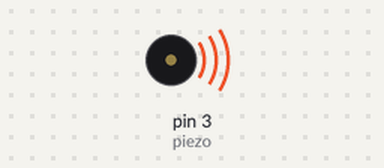
Recording of a sketch running on a simulated Arduino Uno, built with avr-gcc and run on an emulated ATmega328P. On the bench: buzzer (waves = sounding).

Above: at 0.5 s.
At 3.5 s:
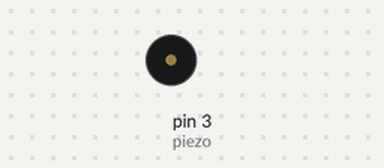
Timing chart, 0 to 5.2 s (numbered marks = the images above):
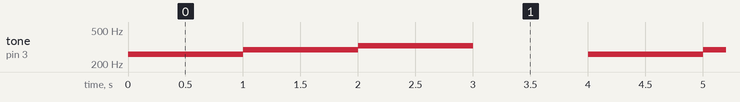

The sketch:

piezo_tone.ino
```cpp
int piezo = 3;
int del = 1000;

void setup() {
  pinMode(piezo, OUTPUT);
}

void loop() {
  tone(piezo, 261);
  delay(del);
  tone(piezo, 293);
  delay(del);
  tone(piezo, 329);
  delay(del);
  noTone(piezo);
  delay(del);
}
```

Measured:
- by itself, tone on pin 3 (piezo): repeats every 4.0 s: 293 Hz 1.0 s, 329 Hz 1.0 s, silent 1.0 s, 261 Hz 1.0 s
